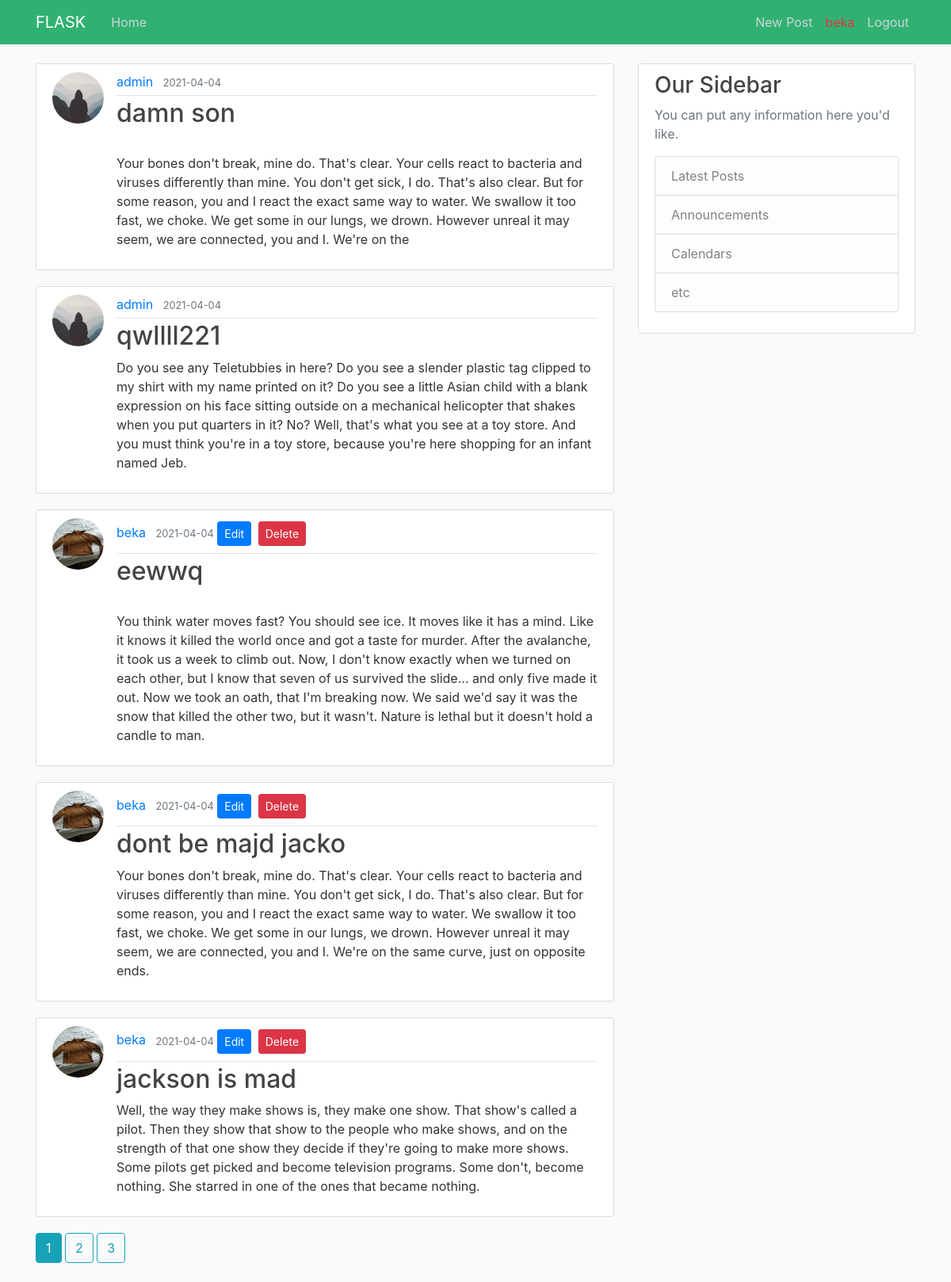
The app's page /index (signed in) with its own data.
### web_app/models.py (models this page shows, shortened)
class User(db.Model, UserMixin):
    id = db.Column(db.Integer, primary_key=True)
    username = db.Column(db.String(20), unique=True, nullable=False)
    email = db.Column(db.String(40), unique=True, nullable=False)
    image_file = db.Column(db.String(20), nullable=False, default='default.jpg')
    password = db.Column(db.String(100), nullable=False)
    posts = db.relationship("Post", backref="author", lazy=True)

class Post(db.Model):
    id = db.Column(db.Integer, primary_key=True)
    title = db.Column(db.String(100), nullable=False)
    date_posted = db.Column(db.DateTime, nullable=False, default=datetime.utcnow)
    content = db.Column(db.Text, nullable=False)
    user_id = db.Column(db.Integer, db.ForeignKey("user.id"), nullable=False)

### web_app/routes.py (the view)
@app.route("/")
@app.route("/index")
def index():
    page = request.args.get("page", 1, type=int) # get the first page when index loads
    posts = Post.query.order_by(Post.date_posted.desc()).paginate(page=page, per_page=5) # DB QUERY, object creation and setting up pages, and ordering by latest post
    return render_template('index.html', title="Home page", posts=posts)

### web_app/models.py (called while the page is built)
@login_manager.user_loader
def load_user(user_id):
    return User.query.get(int(user_id))

### web_app/templates/index.html (shortened to what this page needs)
{% extends "base.html" %}
{% block content %}
    {% for post in posts.items %}
        <article class="media content-section">
          <img class="rounded-circle article-img" src="{{ url_for('static', filename='profile_pics/' + post.author.image_file) }}">
          <div class="media-body">
            <div class="article-metadata">
              <a class="mr-2" href="{{url_for("user_posts", username=post.author.username)}}">{{ post.author.username }}</a>
              <small class="text-muted">{{ post.date_posted.strftime('%Y-%m-%d') }}</small>
              {% if post.author.username == current_user.username %}
                <a button type="button" class="btn btn-primary btn-sm mt-1 mb-1" href="{{ url_for('update_post', post_id=post.id) }}"> Edit </a>
                <a button type="button" class="btn btn-danger btn-sm m-1" data-toggle="modal" data-target="#deleteModal" href="{{ url_for('delete_post', post_id=post.id) }}"> Delete </a>
              {% endif %}
            </div>
            <h2> <a class="article-title" href="{{ url_for('post', post_id=post.id) }}"> {{ post.title }} </a></h2>
            <p class="article-content">{{ post.content }}</p>
          </div>
</article>
{% endfor %}
{% for page_num in posts.iter_pages(left_edge=1, right_edge=1, left_current=1, right_current=2)  %}
  {% if page_num %}
    {% if posts.page == page_num%}
        <a class="btn btn-info media-body mb-4" href="{{ url_for("index", page=page_num) }}"> {{ page_num}} </a>
    {% else %}
        <a class="btn btn-outline-info mb-4" href="{{ url_for("index", page=page_num) }}"> {{ page_num}} </a>
    {% endif %}
  {% else %}
    ...
  {% endif %}
{% endfor %}
{% endblock %}

### web_app/templates/base.html (shortened to what this page needs)
<!DOCTYPE html>
<html>
<head>
    <link rel="stylesheet" href="https://maxcdn.bootstrapcdn.com/bootstrap/4.0.0/css/bootstrap.min.css">
    <link rel="stylesheet" type="text/css" href="{{ url_for('static', filename='main.css') }}">
</head>
<body>
    <header class="site-header">
      <nav class="navbar navbar-expand-md navbar-dark bg-steel fixed-top">
        <div class="container">
          <a class="navbar-brand mr-4" href="/">FLASK</a>
          <div class="collapse navbar-collapse" id="navbarToggle">
            <div class="navbar-nav mr-auto">
              <a class="nav-item nav-link" href="{{ url_for('index') }}">Home</a>
            </div>
            <div class="navbar-nav">
              {% if current_user.is_authenticated %}
                <a class="nav-item nav-link" href="{{ url_for('new_post') }}">New Post</a>
                <a class="nav-item nav-link text-danger" href="{{ url_for('account') }}"> {{current_user.username}}</a>
                <a class="nav-item nav-link" href="{{ url_for('logout') }}">Logout</a>
              {% else %}
                <a class="nav-item nav-link" href="{{ url_for('login') }}">Login</a>
                <a class="nav-item nav-link" href="{{ url_for('register') }}">Register</a>
              {% endif %}
            </div>
          </div>
        </div>
      </nav>
    </header>
    <main role="main" class="container">
      <div class="row">
        <div class="col-md-8">
          {% block content %}{% endblock %}
        </div>
        <div class="col-md-4">
          <div class="content-section">
            <h3>Our Sidebar</h3>
            <p class='text-muted'>You can put any information here you'd like.
              <ul class="list-group">
                <li class="list-group-item list-group-item-light">Latest Posts</li>
                <li class="list-group-item list-group-item-light">Announcements</li>
                <li class="list-group-item list-group-item-light">Calendars</li>
                <li class="list-group-item list-group-item-light">etc</li>
              </ul>
            </p>
          </div>
        </div>
      </div>
    </main>
</body>
</html>

### web_app/static/main.css (style rules this page uses)
body { background: #fafafa; color: #333333; margin-top: 5rem; }
h1, h2, h3, h4, h5, h6 { color: #444444; }
.bg-steel { background-color: #31b171; }
.site-header .navbar-nav .nav-link { color: #cbd5db; }
.content-section { background: #ffffff; padding: 10px 20px; border: 1px solid #dddddd; border-radius: 3px; margin-bottom: 20px; }
.article-title { color: #444444; }
.article-content { white-space: pre-line; }
.article-img { height: 65px; width: 65px; margin-right: 16px; }
.article-metadata { padding-bottom: 5px; margin-bottom: 3px; border-bottom: 1px solid #e3e3e3 }

### records on screen
User: username "beka"
Post: image_file (placeholder picture), author.username "admin", date_posted "2021-04-04", title "damn son", content "Your bones don't break, mine do. That's clear. Your cells react to bacteria and viruses differently than mine. You don't get sick, I do. That's also clear. But for some reason, you and I react the exact same way to water. We swallow it too fast, we choke. We get some in our lungs, we drown. However unreal it may seem, we are connected, you and I. We're on the"
Post: image_file (placeholder picture), author.username "admin", date_posted "2021-04-04", title "qwllll221", content "Do you see any Teletubbies in here? Do you see a slender plastic tag clipped to my shirt with my name printed on it? Do you see a little Asian child with a blank expression on his face sitting outside on a mechanical helicopter that shakes when you put quarters in it? No? Well, that's what you see at a toy store. And you must think you're in a toy store, because you're here shopping for an infant named Jeb."
Post: image_file (picture), author.username "beka", date_posted "2021-04-04", title "eewwq", content "You think water moves fast? You should see ice. It moves like it has a mind. Like it knows it killed the world once and got a taste for murder. After the avalanche, it took us a week to climb out. Now, I don't know exactly when we turned on each other, but I know that seven of us survived the slide... and only five made it out. Now we took an oath, that I'm breaking now. We said we'd say it was the snow that killed the other two, but it wasn't. Nature is lethal but it doesn't hold a candle to man."
Post: image_file (picture), author.username "beka", date_posted "2021-04-04", title "dont be majd jacko", content "Your bones don't break, mine do. That's clear. Your cells react to bacteria and viruses differently than mine. You don't get sick, I do. That's also clear. But for some reason, you and I react the exact same way to water. We swallow it too fast, we choke. We get some in our lungs, we drown. However unreal it may seem, we are connected, you and I. We're on the same curve, just on opposite ends."
Post: image_file (picture), author.username "beka", date_posted "2021-04-04", title "jackson is mad", content "Well, the way they make shows is, they make one show. That show's called a pilot. Then they show that show to the people who make shows, and on the strength of that one show they decide if they're going to make more shows. Some pilots get picked and become television programs. Some don't, become nothing. She starred in one of the ones that became nothing."

### other values on screen
{{ page_num }} "1"
{{ page_num }} "2" "3"
